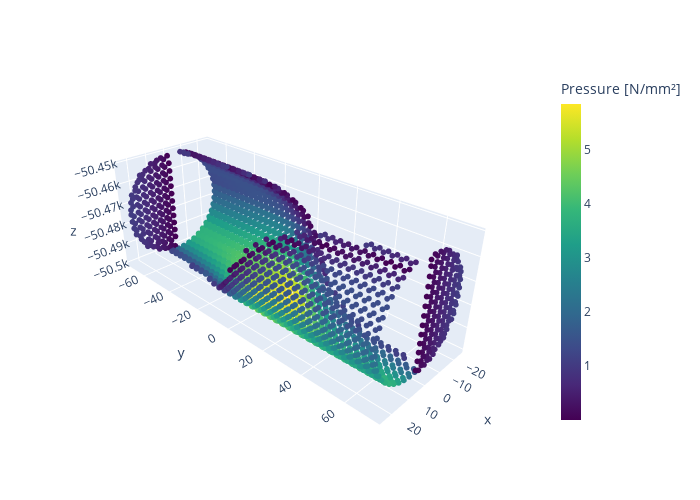

Here is the notebook cell this chart was saved with:
### Markdown cell above
## Force Scatter

### Code cell
magnitudes = np.linalg.norm(pressures, axis=1)

fig = go.Figure()

scatter = go.Scatter3d(
    x=point_list[:, 0],
    y=point_list[:, 1],
    z=point_list[:, 2],
    mode="markers",
    marker=dict(
        size=2,
        color=magnitudes,  # Set color equal to a variable
        colorscale=colormap,  # Choose a colormap
        colorbar=dict(
            title="Pressure [N/mm²]",
            len=0.75,
            thickness=20,
        ),
        opacity=1,
    ),
)

fig.add_trace(scatter)

# Update the layout if needed
fig.update_layout(
    width=700,
    height=500,
    margin=dict(l=10, r=10, t=10, b=10),
    scene=dict(
        aspectmode="data",
        aspectratio=dict(x=1, y=1, z=1),
        camera=dict(eye=dict(x=2, y=2, z=1.5)),
    ),
)

# Show the plot
display(fig)

### Figure 1 — Plotly figure (JSON) as saved in the notebook; plotly's stock layout.template omitted (floating-point values rounded to 4 significant figures; data arrays with more than 128 entries replaced by an {"elided": "..."} marker saying what was removed)
{"data": [{"marker": {"color": {"elided": "2136 float values"}, "colorbar": {"len": 0.75, "thickness": 20, "title": {"text": "Pressure [N/mm²]"}}, "colorscale": [[0, "#440154"], [0.1111, "#482878"], [0.2222, "#3e4989"], [0.3333, "#31688e"], [0.4444, "#26828e"], [0.5556, "#1f9e89"], [0.6667, "#35b779"], [0.7778, "#6ece58"], [0.8889, "#b5de2b"], [1, "#fde725"]], "opacity": 1, "size": 2}, "mode": "markers", "type": "scatter3d", "x": {"elided": "2136 float values"}, "y": {"elided": "2136 float values"}, "z": {"elided": "2136 float values"}}], "layout": {"height": 500, "margin": {"b": 10, "l": 10, "r": 10, "t": 10}, "scene": {"aspectmode": "data", "aspectratio": {"x": 1, "y": 1, "z": 1}, "camera": {"eye": {"x": 2, "y": 2, "z": 1.5}}}, "width": 700}}
